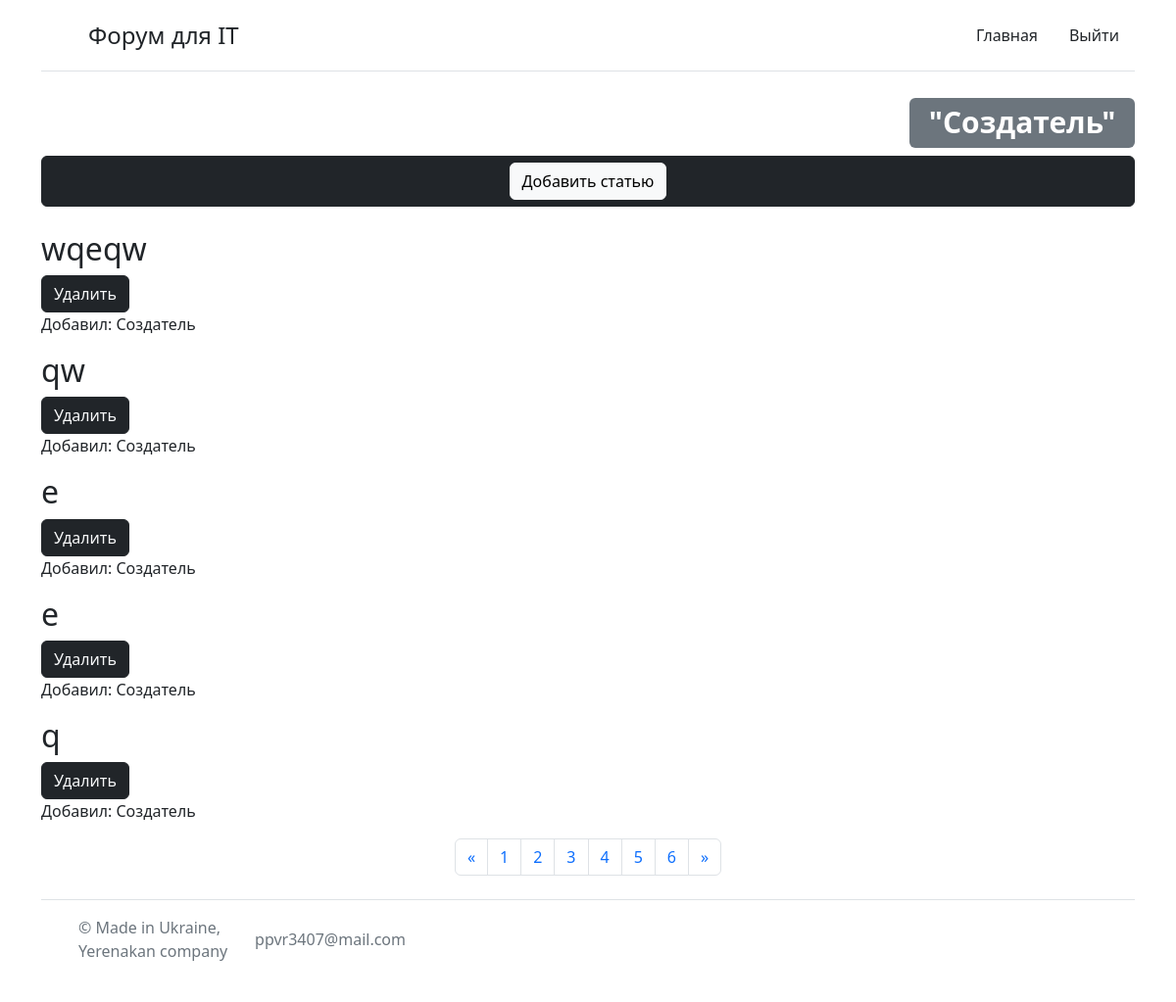
Before: / (signed in) with the older database file.
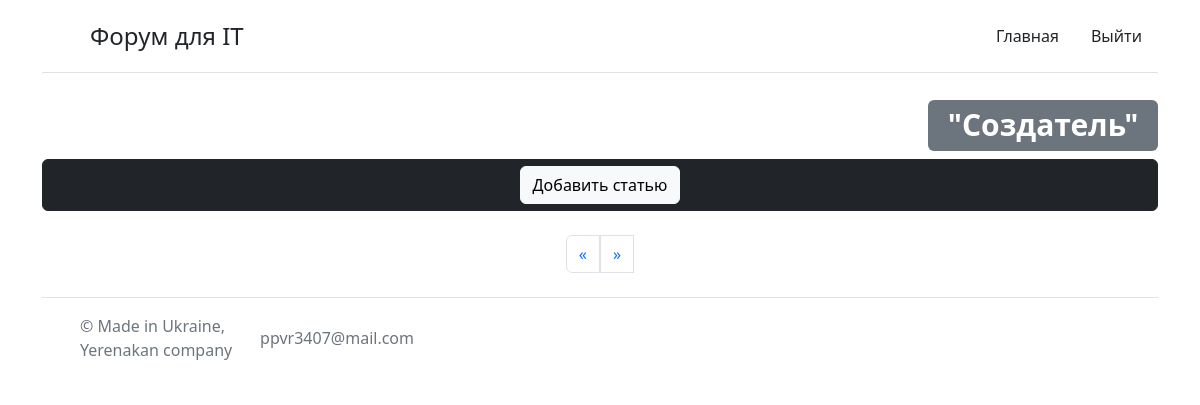
After: the same page with the newer database file.
### packages/modells.py (models this page shows, shortened)
class User(db.Model, UserMixin):
    id = db.Column(db.Integer, primary_key=True)
    login = db.Column(db.String(120), nullable=False, unique=True)
    password = db.Column(db.String, nullable=False)
    user_name = db.Column(db.String(20), nullable=False)
    tel = db.Column(db.String)
    super_vip = db.Column(db.Boolean,default=False)

class Date_b(db.Model):
    id = db.Column(db.Integer, primary_key=True)
    title = db.Column(db.String(300), nullable=False)
    text = db.Column(db.Text, nullable=False)
    time = db.Column(db.DateTime, default=datetime.utcnow)
    name_user = db.Column(db.String)

### packages/routes.py (the view)
@app.route("/")
@app.route("/<int:page>")
@login_required
def index(page=1):
    user = User.query.filter(User.login == Login().id).first()
    posts = db.session.query(Date_b).order_by(Date_b.id.desc()).paginate(page,5,False)
    return render_template("index.html", posts=posts,user=user)

### packages/routes.py (called while the page is built)
@manager.user_loader
def load_user(user_id):
    return User.query.get(user_id)

### packages/templates/index.html (shortened to what this page needs)
{% extends "base.html" %}
{% block body %}
<div class="container">
    <header class="d-flex flex-wrap justify-content-center py-3 mb-4 border-bottom">
      <a href="/" class="d-flex align-items-center mb-3 mb-md-0 me-md-auto text-dark text-decoration-none">
        <svg class="bi me-2" width="40" height="32"><use xlink:href="#bootstrap"></use></svg>
        <span class="fs-4">Форум для IT</span>
      </a>
      <ul class="nav nav-pills">
        <li class="nav-item"><a href="/" class="btn-dark nav-link  text-dark aria-current="page">Главная</a></li>
        <li class="nav-item"><a href="/logaut" class=" text-dark nav-link">Выйти</a></li>
      </ul>
    </header>
  </div>
<div class="container">
    <h1 class="text-end"><span class="badge bg-secondary">"{{user.user_name }}"</span></h1>
    <div class="btn btn-dark d-flex flex-wrap justify-content-center"><a href="/form" class="btn btn-light">Добавить статью</a></div>
    <br>
    {% for i in posts.items %}
    <div class=" ">
        <a href="/open/{{i.id}}" class="d-flex align-items-center mb-3 mb-md-0 me-md-auto text-dark text-decoration-none"><h2 >{{i.title}}</h2></a>
        {% if user.super_vip ==True %}
    </div>
        <a href="/delete/{{i.id}}" class="btn text-light btn-dark">Удалить</a>
        {% endif %}
        <p>Добавил: {{i.name_user}}</p>
    {% endfor %}
    <nav aria-label="Пример навигации по страницам">
        <ul class="pagination justify-content-center">
        <li class="page-item">
            <a class="page-link" href="{{url_for('index',page = posts.prev_num)}}" aria-label="Предыдущая">
            <span aria-hidden="true">&laquo;</span>
            </a>
        </li>
        {% for page in posts.iter_pages() %}
        <li class="page-item"><a class="page-link" href="/{{page}}">{{page}}</a></li>
        <li class="page-item">
        {% endfor %}
            <a class="page-link" href="{{url_for('index',page =posts.next_num)}}" aria-label="Следующая">
            <span aria-hidden="true">&raquo;</span>
            </a>
        </li>
        </ul>
    </nav>
</div>
{% endblock %}

### packages/templates/base.html (shortened to what this page needs)
<!DOCTYPE html>
<html lang="en">
<head>
    <link rel="stylesheet" href="https://cdn.jsdelivr.net/npm/bootstrap@5.2.0-beta1/dist/css/bootstrap.min.css">
    <link rel="stylesheet" type="text/css" href="{{ url_for( 'static', filename='css/style.css', v=1)}}">
<body>
{% block body %}{% endblock %}
<div class="container">
    <footer class="d-flex flex-wrap justify-content-between align-items-center py-3 my-4 border-top">
      <div class="col-md-4 d-flex align-items-center">
        <a href="/" class="mb-3 me-2 mb-md-0 text-muted text-decoration-none lh-1">
          <svg class="bi" width="30" height="24"><use xlink:href="#bootstrap"></use></svg>
        </a>
        <span class="mb-3 mb-md-0 text-muted">© Made in Ukraine, Yerenakan company</span>
        <p class="mb-3 mb-md-0 text-muted">ppvr3407@mail.com</p>
      </div>
      <ul class="nav col-md-4 justify-content-end list-unstyled d-flex">
        <li class="ms-3"><a class="text-muted" href="#"><svg class="bi" width="24" height="24"><use xlink:href="#twitter"></use></svg></a></li>
        <li class="ms-3"><a class="text-muted" href="#"><svg class="bi" width="24" height="24"><use xlink:href="#instagram"></use></svg></a></li>
        <li class="ms-3"><a class="text-muted" href="#"><svg class="bi" width="24" height="24"><use xlink:href="#facebook"></use></svg></a></li>
      </ul>
    </footer>
  </div>
</body>
</html>

Changed rows visible on the page:
removed Date_b: title "wqeqw", name_user "Создатель"
removed Date_b: title "qw", name_user "Создатель"
removed Date_b: title "e", name_user "Создатель"
removed Date_b: title "e", name_user "Создатель"
removed Date_b: title "q", name_user "Создатель"
Other visible differences:
list line gone: "1"
list line gone: "2"
list line gone: "3"
list line gone: "4"
list line gone: "5"
list line gone: "6"
